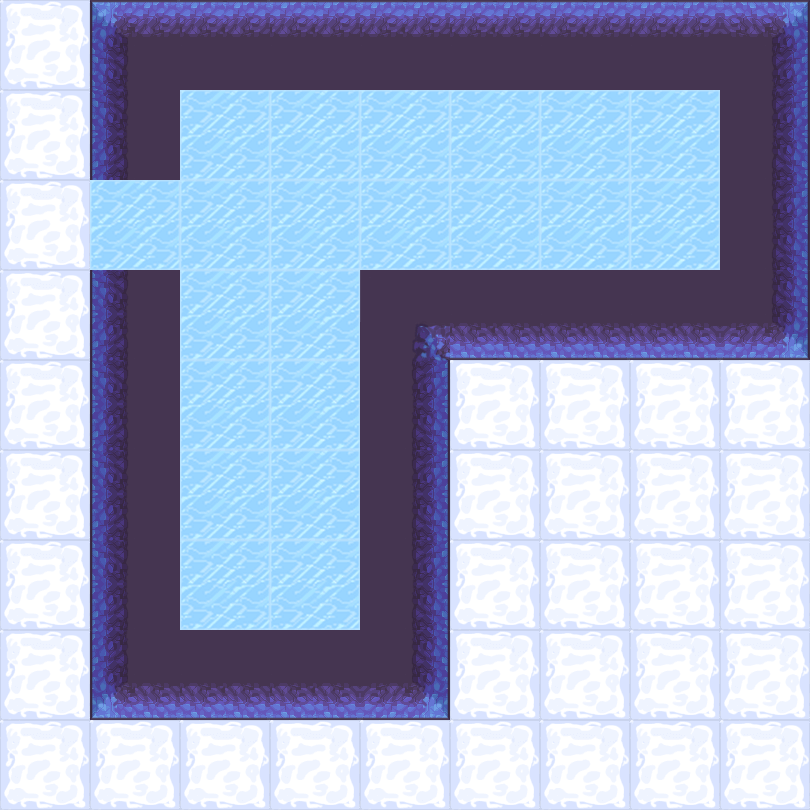

Below is a game level as drawn by its tile map, then a one-line description and the .tmx that defines it (tile-layer data replaced by summaries):
An orthogonal 9x9 tile map with 90x90 px tiles, 2 tile layers (地形, 障碍) and 23 objects (17x map, 4x spring, bed, door).

<map version="1.5" tiledversion="1.7.2" orientation="orthogonal" renderorder="right-down" width="9" height="9" tilewidth="90" tileheight="90" infinite="0" nextlayerid="4" nextobjectid="32">
 <tileset firstgid="1" name="1" tilewidth="90" tileheight="90" tilecount="100" columns="10">
  <image source="2.png" trans="ff00ff" width="900" height="900" />
 </tileset>
 <layer id="1" name="地形" width="9" height="9">
  <data>[81 cells, 81 non-empty, 2 distinct tile ids]</data>
 </layer>
 <layer id="2" name="障碍" width="9" height="9">
  <data>[81 cells, 27 non-empty, 9 distinct tile ids]</data>
 </layer>
 <objectgroup id="3" name="对象">
  <object id="1" name="bed" x="180" y="540" width="90" height="90" />
  <object id="2" name="map" x="180" y="360" width="90" height="90" />
  <object id="4" name="map" x="630" y="180" width="90" height="90" />
  <object id="7" name="map" x="180" y="450" width="90" height="90" />
  <object id="8" name="map" x="540" y="180" width="90" height="90" />
  <object id="9" name="map" x="450" y="90" width="90" height="90" />
  <object id="10" name="map" x="540" y="90" width="90" height="90" />
  <object id="11" name="map" x="630" y="90" width="90" height="90" />
  <object id="13" name="map" x="270" y="450" width="90" height="90" />
  <object id="15" name="map" x="270" y="270" width="90" height="90" />
  <object id="16" name="map" x="270" y="180" width="90" height="90" />
  <object id="17" name="map" x="360" y="180" width="90" height="90" />
  <object id="19" name="map" x="270" y="90" width="90" height="90" />
  <object id="20" name="map" x="360" y="90" width="90" height="90" />
  <object id="21" name="map" x="270" y="360" width="90" height="90" />
  <object id="23" name="map" x="180" y="180" width="90" height="90">
   <properties>
    <property name="weapon" type="int" value="1" />
   </properties>
  </object>
  <object id="24" name="map" x="180" y="90" width="90" height="90">
   <properties>
    <property name="weapon" type="int" value="2" />
   </properties>
  </object>
  <object id="25" name="map" x="180" y="270" width="90" height="90">
   <properties>
    <property name="weapon" type="int" value="3" />
   </properties>
  </object>
  <object id="26" name="spring" x="0" y="540" width="90" height="90">
   <properties>
    <property name="direction" value="2" />
   </properties>
  </object>
  <object id="27" name="spring" x="450" y="180" width="90" height="90">
   <properties>
    <property name="direction" value="3" />
   </properties>
  </object>
  <object id="28" name="door" x="90" y="180" width="90" height="90">
   <properties>
    <property name="LorR" type="int" value="1" />
    <property name="motion" type="int" value="3" />
    <property name="rotate" type="int" value="90" />
   </properties>
  </object>
  <object id="29" name="spring" x="270" y="540" width="90" height="90">
   <properties>
    <property name="direction" value="2" />
   </properties>
  </object>
  <object id="30" name="spring" x="450" y="540" width="90" height="90">
   <properties>
    <property name="direction" value="2" />
   </properties>
  </object>
 </objectgroup>
</map>
